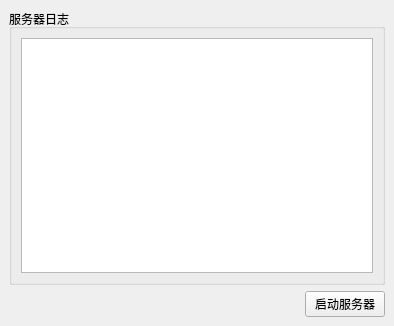
<?xml version="1.0" encoding="UTF-8"?>
<ui version="4.0">
 <class>MainWindow</class>
 <widget class="QMainWindow" name="MainWindow">
  <property name="geometry">
   <rect>
    <x>0</x>
    <y>0</y>
    <width>394</width>
    <height>326</height>
   </rect>
  </property>
  <property name="windowTitle">
   <string>服务器</string>
  </property>
  <widget class="QWidget" name="centralwidget">
   <layout class="QVBoxLayout" name="verticalLayout_2">
    <item>
     <widget class="QGroupBox" name="groupBox">
      <property name="title">
       <string>服务器日志</string>
      </property>
      <layout class="QVBoxLayout" name="verticalLayout">
       <item>
        <widget class="QPlainTextEdit" name="plainTextEdit"/>
       </item>
      </layout>
     </widget>
    </item>
    <item>
     <layout class="QHBoxLayout" name="horizontalLayout">
      <item>
       <spacer name="horizontalSpacer">
        <property name="orientation">
         <enum>Qt::Orientation::Horizontal</enum>
        </property>
        <property name="sizeHint" stdset="0">
         <size>
          <width>40</width>
          <height>20</height>
         </size>
        </property>
       </spacer>
      </item>
      <item>
       <widget class="QPushButton" name="startStopButton">
        <property name="text">
         <string>启动服务器</string>
        </property>
       </widget>
      </item>
     </layout>
    </item>
   </layout>
  </widget>
 </widget>
 <resources/>
 <connections/>
</ui>
